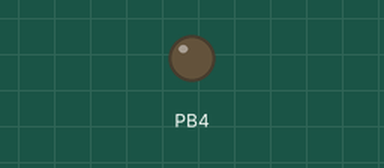
Simulated run of this program. Board: ATmega32, built with avr-gcc and emulated at 16 MHz. On the bench: output pins drawn as LEDs (lit = HIGH). At 0.0 s the program stops and its outputs stay as they are.

Above: at 0.1 s.
Timing chart, 0 to 1.5 s (numbered marks = the images above):
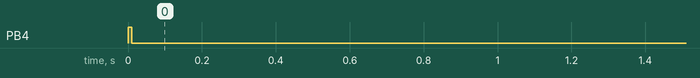

The program:

main.c
```c
#include <avr/io.h>
#include <util/delay.h>
#include "SPI/SPI.h"  //librería que hemos creado

uint8_t datoRecibido = 0x00;

int main(void)
{
    SPI_init();

    _delay_ms(10);

	SPI_slaveON(1);
	SPI_tx(0x01);
	datoRecibido = SPI_rx();
	SPI_tx(0x02);
	datoRecibido = SPI_rx();
	SPI_tx(0x03);
	datoRecibido = SPI_rx();
	SPI_tx(0x04);
	datoRecibido = SPI_rx();
	SPI_tx(0x05);
	datoRecibido = SPI_rx();


    while (1);

}
```

SPI.c
```c
 #include "SPI.h"

//SPI ATMEGA32A

//funcion que inicializa
void SPI_init()
{
	/*	Pines de la interface de comunicación
		PB5: MOSI (SALIDA)
		PB6: MISO (ENTRADA)
		PB7: CLK  (SALIDA)
	*/
	DDRB |=  (1<<DDB5)|(1<<DDB7);
	DDRB &=~ (1<<DDB6);

	/*	Pin de control para esclavo (SS)
		PB4: Esclavo
	*/
	DDRB |= (1<<DDB4); // SALIDA
	PORTB |= (1<<PORTB4); // EN ALTO para que el esclavo se puede comunicar al inicio

	/*	Orden de salida de los datos
		DORD = 0, El bit más significativo (MSB) es enviado primero, tmb es por default
		DORD = 1, El bit menos significativo (LSB) es enviado primero
	*/
	SPCR &=~ (1<<DORD); //MSB

	/*  Configuración de polaridad y fase (Modo de comunicación)
		 CPOL |  CPHA  |                           MODO
		------|--------|---------------------------------------------------------------
		  0	  |   0    |  Clock inactivo en bajo, detección de bits en flanco de subida
		  0	  |   1    |  Clock inactivo en bajo, detección de bits en flanco de bajada
		  1	  |   0    |  Clock inactivo en alto, detección de bits en flanco de bajada
		  1	  |   1    |  Clock inactivo en alto, detección de bits en flanco de subida
	*/
	SPCR &=~ (1<<CPOL); //por defecto es 0
	SPCR &=~ (1<<CPHA); //por defecto es 0

	/*	Pre-escalador  (Divisor de Frecuencia) (la frecuencia que se van a comunicar)
		SPI2X | SPR1 | SPR0 | Pre-escalador
		------|------|------|----------------
		0     | 0	 |	0	|	4
		0	  | 0	 |	1	|	16
		0	  | 1	 |	0	|	64
		0	  | 1	 |	1	|	128
		1	  | 0	 |	0	|	2
		1	  | 0	 |	1	|	8
		1	  | 1	 |	0	|	32
		1	  | 1	 |	1	|	64

		F_CPU=16MHz -> F_SPI= F_CPU/16= 1MHz
	*/
	SPCR |=  (1<<SPR0);
	SPCR &=~ (1<<SPR1);
	SPSR &=~ (1<<SPI2X);

	/*	Modo de funcionamiento
		MSTR = 0, SPI como esclavo
		MSTR = 1; SPI como maestro
	*/
	SPCR |= (1<<MSTR);

	/* Activar SPI
		SPE = 0, SPI desactivado
		SPE = |, SPI activado
	*/
	SPCR |= (1<<SPE);
}
//función de prender el esclavo
void SPI_slaveON(uint8_t slave)
{
	switch (slave)
	{
		case 1:
		PORTB &=~ (1<<PORTB4); // (salida en 0)
		//recordar q cuando es 0 el esclavo se puede comunicar con maestr
		break;
	}
}
//FUNCION DE APAGAR EL ESCLAVO
void SPI_slaveOFF(uint8_t slave)
{
	switch (slave)
	{
		case 1:
		PORTB |= (1<<PORTB4); //SALIDA EN 1
		//recordar q cuando es 1 el esclavo NO se puede comunicar con maestr
		break;

	}
}
//FUNCIÓN PARA TRANSMITIR
void SPI_tx(uint8_t data)
{
	/* Cargar dato al registro */
	SPDR = data;
	/* Esperar a que la transmisión se realice */
	while(!(SPSR & (1<<SPIF)));
	// dentro del while ( spif es 1, es decir que ya termino y sale del bucle)
}
//FUNCION PARA RECIBIR
uint8_t SPI_rx()
{
	/* Esperar a la recepción del dato */
	while(!(SPSR & (1<<SPIF)));   //cuando salga del while es decir que el registro ya está lleno y podemos leerlo
	/* Retorna el dato recibido */
	return SPDR;
}
```

SPI.h
```c
#ifndef SPI_H_
#define SPI_H_

#include <avr/io.h>

void SPI_init();
void SPI_slaveON(uint8_t slave);
void SPI_slaveOFF(uint8_t slave);
void SPI_tx(uint8_t data);
uint8_t SPI_rx();

#endif /* SPI_H_ */
```

Measured:
- by itself, PB4: LOW → HIGH at 0.00 s, → LOW 0.01 s later
